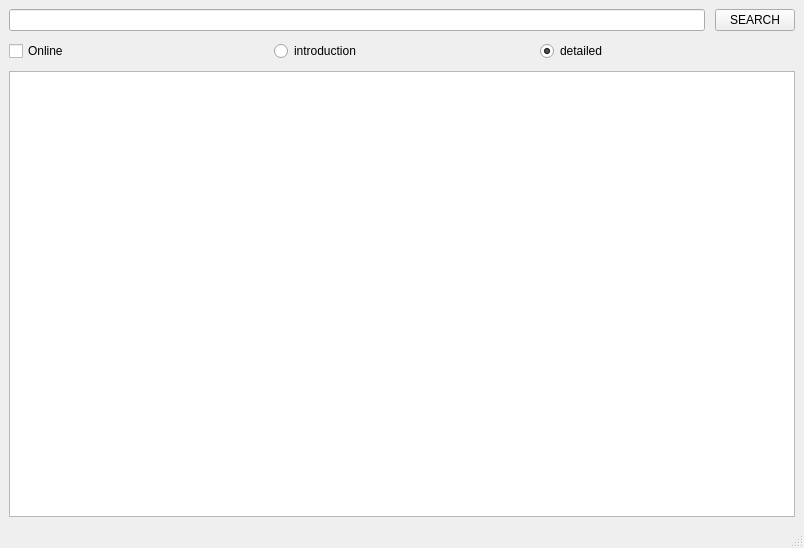
<?xml version="1.0" encoding="UTF-8"?>
<ui version="4.0">
 <class>MainWindow</class>
 <widget class="QMainWindow" name="MainWindow">
  <property name="geometry">
   <rect>
    <x>0</x>
    <y>0</y>
    <width>804</width>
    <height>548</height>
   </rect>
  </property>
  <property name="windowTitle">
   <string>Wudao</string>
  </property>
  <widget class="QWidget" name="centralwidget">
   <layout class="QGridLayout" name="gridLayout">
    <property name="spacing">
     <number>10</number>
    </property>
    <item row="0" column="0">
     <layout class="QVBoxLayout" name="verticalLayout">
      <property name="spacing">
       <number>10</number>
      </property>
      <item>
       <layout class="QHBoxLayout" name="horizontalLayout_2">
        <property name="spacing">
         <number>10</number>
        </property>
        <item>
         <widget class="QLineEdit" name="lineEdit"/>
        </item>
        <item>
         <widget class="QPushButton" name="search_b">
          <property name="text">
           <string>SEARCH</string>
          </property>
         </widget>
        </item>
       </layout>
      </item>
      <item>
       <layout class="QHBoxLayout" name="horizontalLayout">
        <item>
         <widget class="QCheckBox" name="ol_cb">
          <property name="text">
           <string>Online</string>
          </property>
         </widget>
        </item>
        <item>
         <widget class="QRadioButton" name="intro_rb">
          <property name="text">
           <string>introduction</string>
          </property>
         </widget>
        </item>
        <item>
         <widget class="QRadioButton" name="detail_rb">
          <property name="text">
           <string>detailed</string>
          </property>
          <property name="checked">
           <bool>true</bool>
          </property>
         </widget>
        </item>
       </layout>
      </item>
      <item>
       <widget class="QTextBrowser" name="textBrowser">
        <property name="font">
         <font>
          <family>Monospace</family>
         </font>
        </property>
        <property name="lineWidth">
         <number>0</number>
        </property>
       </widget>
      </item>
     </layout>
    </item>
   </layout>
  </widget>
  <widget class="QStatusBar" name="statusbar"/>
 </widget>
 <resources/>
 <connections/>
</ui>
